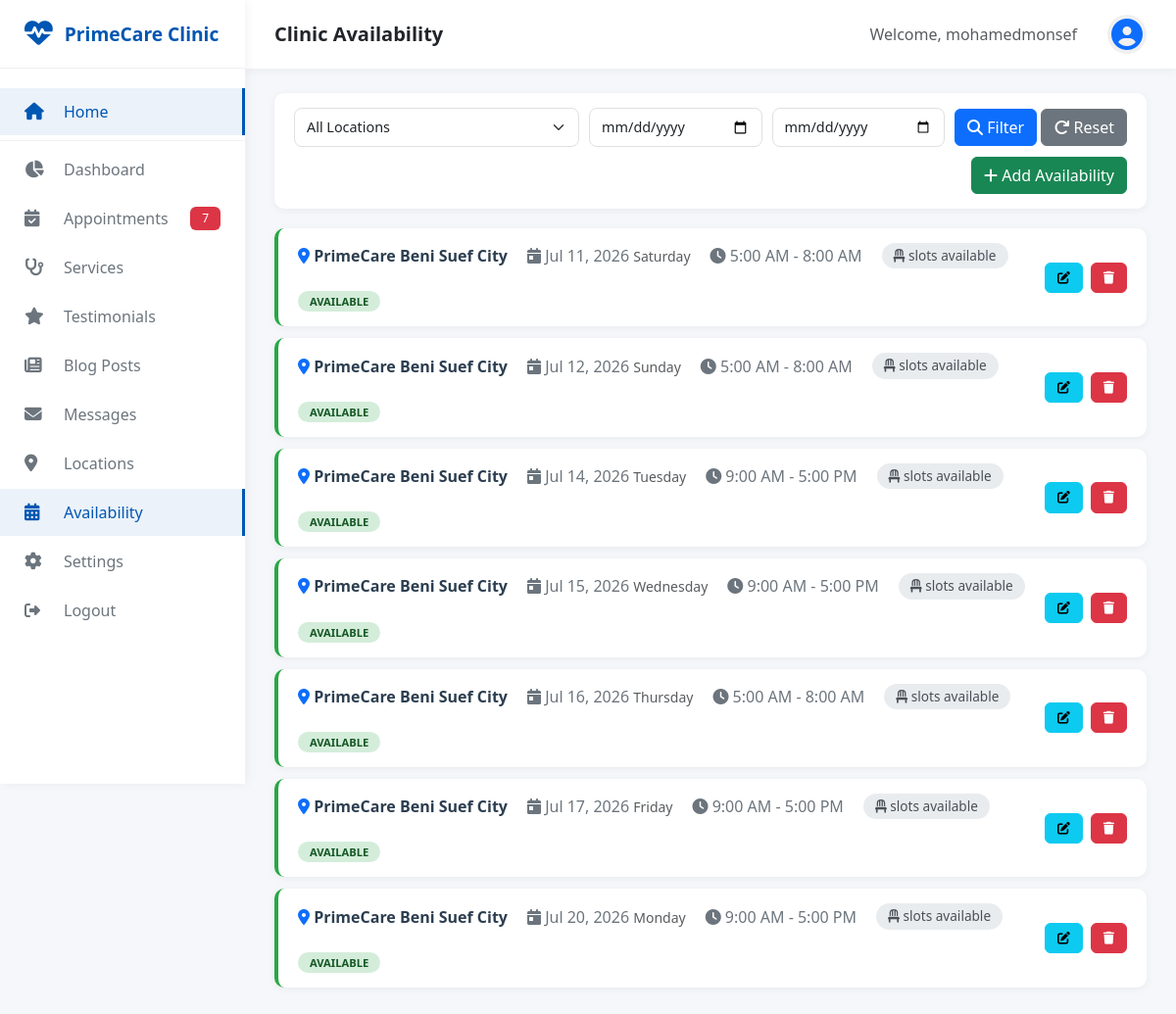
The app's page /dashboard/availability/ (signed in) with its own data.
### core/models.py (models this page shows, shortened)
class SiteSettings(models.Model):
    site_name = models.CharField(max_length=100, default='Medical Clinic')
    site_logo = models.ImageField(upload_to='site/', blank=True, null=True)
    site_favicon = models.ImageField(upload_to='site/', blank=True, null=True)
    doctor_name = models.CharField(max_length=100)
    doctor_title = models.CharField(max_length=200)
    doctor_image = models.ImageField(upload_to='doctor/')
    doctor_biography = models.TextField()
    doctor_qualifications = models.TextField(help_text='Comma separated qualifications')
    doctor_experience = models.TextField()
    doctor_certifications = models.TextField(blank=True)
    doctor_achievements = models.TextField(blank=True)
    doctor_email = models.EmailField()
    doctor_phone = models.CharField(max_length=20)
    clinic_name = models.CharField(max_length=100)
    clinic_address = models.TextField()
    clinic_phone = models.CharField(max_length=20)
    clinic_email = models.EmailField()
    working_hours = models.TextField()
    google_maps_embed = models.TextField(blank=True, help_text='Google Maps embed URL')
    facebook_url = models.URLField(blank=True)
    twitter_url = models.URLField(blank=True)
    instagram_url = models.URLField(blank=True)
    linkedin_url = models.URLField(blank=True)
    youtube_url = models.URLField(blank=True)
    years_experience = models.IntegerField(default=0)
    happy_patients = models.IntegerField(default=0)
    operations_completed = models.IntegerField(default=0)
    awards_won = models.IntegerField(default=0)
    created_at = models.DateTimeField(auto_now_add=True)
    updated_at = models.DateTimeField(auto_now=True)
    class Meta:
        verbose_name = 'Site Setting'
        verbose_name_plural = 'Site Settings'

### appointments/models.py (models this page shows, shortened)
class ClinicAvailability(models.Model):
    location = models.ForeignKey(ClinicLocation, on_delete=models.CASCADE, related_name='availabilities')
    date = models.DateField()
    start_time = models.TimeField()
    end_time = models.TimeField()
    slot_duration = models.IntegerField(default=30, help_text="Duration in minutes per slot")
    max_patients = models.IntegerField(default=10, help_text="Maximum number of patients per day")
    is_available = models.BooleanField(default=True)
    notes = models.TextField(blank=True, help_text="Special notes for this date (e.g., 'Special clinic', 'Holiday hours')")
    created_at = models.DateTimeField(auto_now_add=True)
    updated_at = models.DateTimeField(auto_now=True)

class ClinicLocation(models.Model):
    name = models.CharField(max_length=200, help_text="e.g., Main Branch, Downtown Clinic")
    address = models.TextField()
    city = models.CharField(max_length=100)
    state = models.CharField(max_length=100, blank=True)
    zip_code = models.CharField(max_length=20, blank=True)
    phone = models.CharField(max_length=20)
    email = models.EmailField(blank=True)
    latitude = models.DecimalField(max_digits=10, decimal_places=7, null=True, blank=True)
    longitude = models.DecimalField(max_digits=10, decimal_places=7, null=True, blank=True)
    is_active = models.BooleanField(default=True)
    created_at = models.DateTimeField(auto_now_add=True)
    updated_at = models.DateTimeField(auto_now=True)
    class Meta:
        ordering = ['city', 'name']

### dashboard/views.py (the view)
# urls.py: path('availability/', views.availability_list, name='availability_list'),
@login_required
def availability_list(request):
    availabilities = ClinicAvailability.objects.all().order_by('date', 'location__name')
    location_id = request.GET.get('location')
    if location_id:
        availabilities = availabilities.filter(location_id=location_id)
    date_from = request.GET.get('date_from')
    date_to = request.GET.get('date_to')
    if date_from:
        from datetime import datetime
        availabilities = availabilities.filter(date__gte=datetime.strptime(date_from, '%Y-%m-%d').date())
    if date_to:
        from datetime import datetime
        availabilities = availabilities.filter(date__lte=datetime.strptime(date_to, '%Y-%m-%d').date())
    locations = ClinicLocation.objects.filter(is_active=True)
    context = {
        'availabilities': availabilities,
        'locations': locations,
        'selected_location': location_id,
    }
    return render(request, 'dashboard/availability/list.html', context)

### dashboard/templates/dashboard/availability/list.html (shortened to what this page needs)
{% extends 'dashboard/base_dashboard.html' %}
{% load static %}
{% block page_title %}Clinic Availability{% endblock %}
{% block content %}
<div class="filter-bar">
    <form method="GET" class="filter-form">
        <div class="filter-group">
            <select name="location" class="form-select">
                <option value="">All Locations</option>
            </select>
        </div>
        <div class="filter-group">
            <input type="date" name="date_from" class="form-control" placeholder="From" value="{{ request.GET.date_from }}">
        </div>
        <div class="filter-group">
            <input type="date" name="date_to" class="form-control" placeholder="To" value="{{ request.GET.date_to }}">
        </div>
        <div class="filter-group" style="flex: 0 1 auto;">
            <button type="submit" class="btn btn-primary">
                <i class="fas fa-search"></i> Filter
            </button>
            <a href="{% url 'dashboard:availability_list' %}" class="btn btn-secondary">
                <i class="fas fa-redo"></i> Reset
            </a>
        </div>
        <div class="filter-group" style="flex: 0 1 auto; margin-left: auto;">
            <a href="{% url 'dashboard:availability_add' %}" class="btn btn-success">
                <i class="fas fa-plus"></i> Add Availability
            </a>
        </div>
    </form>
</div>
{% if availabilities %}
    {% for availability in availabilities %}
    <div class="availability-card">
        <div class="info">
            <div class="location">
                <i class="fas fa-map-marker-alt text-primary"></i>
                {{ availability.location.name }}
            </div>
            <div class="date">
                <i class="fas fa-calendar-day"></i>
                {{ availability.date|date:"M d, Y" }}
                <span class="text-muted small">{{ availability.date|date:"l" }}</span>
            </div>
            <div class="time">
                <i class="fas fa-clock"></i>
                {{ availability.start_time|time:"g:i A" }} - {{ availability.end_time|time:"g:i A" }}
            </div>
            <div class="slots">
                <i class="fas fa-chair"></i>
                {{ availability.get_available_slots_count }} slots available
            </div>
            <div>
                <span class="status-badge {% if availability.is_available %}available{% else %}unavailable{% endif %}">
                    {% if availability.is_available %}Available{% else %}Unavailable{% endif %}
                </span>
            </div>
        </div>
        <div class="actions">
            <a href="{% url 'dashboard:availability_edit' availability.id %}" class="btn btn-sm btn-info">
                <i class="fas fa-edit"></i>
            </a>
            <a href="{% url 'dashboard:availability_delete' availability.id %}" class="btn btn-sm btn-danger">
                <i class="fas fa-trash"></i>
            </a>
        </div>
    </div>
    {% endfor %}
{% endif %}
{% endblock %}

### dashboard/templates/dashboard/base_dashboard.html (shortened to what this page needs)
<!DOCTYPE html>
<html lang="en">
<head>
    <link href="https://cdn.jsdelivr.net/npm/bootstrap@5.3.0/dist/css/bootstrap.min.css" rel="stylesheet">
    <link rel="stylesheet" href="https://cdnjs.cloudflare.com/ajax/libs/font-awesome/6.4.0/css/all.min.css">
    {% load static %}
    <link rel="stylesheet" href="{% static 'css/dashboard.css' %}">
</head>
<body>
    <div class="dashboard-wrapper">
        <nav class="sidebar">
            <div class="sidebar-brand">
                <i class="fas fa-heartbeat"></i>
                <h4>{{ site_settings.site_name|default:"Clinic" }}</h4>
            </div>
            <ul class="sidebar-menu">
                <li>
                    <a href="{% url 'core:home' %}" target="_blank" >
                        <i class="fas fa-home"></i>
                        <span>Home</span>
                    </a>
                </li>
                <li>
                    <a href="{% url 'dashboard:home' %}" class="{% if request.resolver_match.url_name == 'home' %}active{% endif %}">
                        <i class="fas fa-chart-pie"></i>
                        <span>Dashboard</span>
                    </a>
                </li>
                <li>
                    <a href="{% url 'dashboard:appointments' %}" class="{% if 'appointments' in request.path %}active{% endif %}">
                        <i class="fas fa-calendar-check"></i>
                        <span>Appointments</span>
                        {% if pending_appointments_count %}
                        <span class="badge bg-danger">{{ pending_appointments_count }}</span>
                        {% endif %}
                    </a>
                </li>
                <li>
                    <a href="{% url 'dashboard:services' %}" class="{% if 'services' in request.path %}active{% endif %}">
                        <i class="fas fa-stethoscope"></i>
                        <span>Services</span>
                    </a>
                </li>
                <li>
                    <a href="{% url 'dashboard:testimonials' %}" class="{% if 'testimonials' in request.path %}active{% endif %}">
                        <i class="fas fa-star"></i>
                        <span>Testimonials</span>
                    </a>
                </li>
                <li>
                    <a href="{% url 'dashboard:blog' %}" class="{% if 'blog' in request.path %}active{% endif %}">
                        <i class="fas fa-newspaper"></i>
                        <span>Blog Posts</span>
                    </a>
                </li>
                <li>
                    <a href="{% url 'dashboard:contacts' %}" class="{% if 'contacts' in request.path %}active{% endif %}">
                        <i class="fas fa-envelope"></i>
                        <span>Messages</span>
                    </a>
                </li>
                <li>
                    <a href="{% url 'dashboard:location_list' %}" class="{% if 'locations' in request.path %}active{% endif %}">
                        <i class="fas fa-map-marker-alt"></i>
                        <span>Locations</span>
                    </a>
                </li>
                <li>
                    <a href="{% url 'dashboard:availability_list' %}" class="{% if 'availability' in request.path %}active{% endif %}">
                        <i class="fas fa-calendar-alt"></i>
                        <span>Availability</span>
                    </a>
                </li>
                <li>
                    <a href="{% url 'dashboard:settings' %}" class="{% if 'settings' in request.path %}active{% endif %}">
                        <i class="fas fa-cog"></i>
                        <span>Settings</span>
                    </a>
                </li>
                <li>
                    <form method="POST" action="{% url 'accounts:logout' %}" style="display: inline; width: 100%;">
                        <button type="submit" class="btn btn-link" style="display: flex; align-items: center; padding: 12px 25px; color: #6c757d; text-decoration: none; transition: all 0.3s ease; width: 100%; border: none; background: none; text-align: left;">
                            <i class="fas fa-sign-out-alt" style="width: 25px; margin-right: 15px;"></i>
                            <span>Logout</span>
                        </button>
                    </form>
                </li>
            </ul>
        </nav>
        <div class="main-content">
            <header class="top-bar">
                <div class="top-bar-left">
                    <h5>{% block page_title %}Dashboard{% endblock %}</h5>
                </div>
                <div class="top-bar-right">
                    <span class="text-muted me-3">Welcome, {{ user.get_full_name|default:user.username }}</span>
                    <div class="admin-avatar">
                        <i class="fas fa-user-circle fa-2x text-primary"></i>
                    </div>
                </div>
            </header>
            <div class="page-content">
                {% block content %}{% endblock %}
            </div>
        </div>
    </div>
</body>
</html>

### records on screen
SiteSettings: site_name "PrimeCare Clinic"
ClinicAvailability: location.name "PrimeCare Beni Suef City", date "Jul 11, 2026", date "Saturday", start_time "5:00 AM", end_time "8:00 AM", is_available "AVAILABLE"
ClinicAvailability: location.name "PrimeCare Beni Suef City", date "Jul 12, 2026", date "Sunday", start_time "5:00 AM", end_time "8:00 AM", is_available "AVAILABLE"
ClinicAvailability: location.name "PrimeCare Beni Suef City", date "Jul 14, 2026", date "Tuesday", start_time "9:00 AM", end_time "5:00 PM", is_available "AVAILABLE"
ClinicAvailability: location.name "PrimeCare Beni Suef City", date "Jul 15, 2026", date "Wednesday", start_time "9:00 AM", end_time "5:00 PM", is_available "AVAILABLE"
ClinicAvailability: location.name "PrimeCare Beni Suef City", date "Jul 16, 2026", date "Thursday", start_time "5:00 AM", end_time "8:00 AM", is_available "AVAILABLE"
ClinicAvailability: location.name "PrimeCare Beni Suef City", date "Jul 17, 2026", date "Friday", start_time "9:00 AM", end_time "5:00 PM", is_available "AVAILABLE"
ClinicAvailability: location.name "PrimeCare Beni Suef City", date "Jul 20, 2026", date "Monday", start_time "9:00 AM", end_time "5:00 PM", is_available "AVAILABLE"

### other values on screen
{{ pending_appointments_count }} "7"
{{ user.get_full_name|default:user.username }} "mohamedmonsef"
